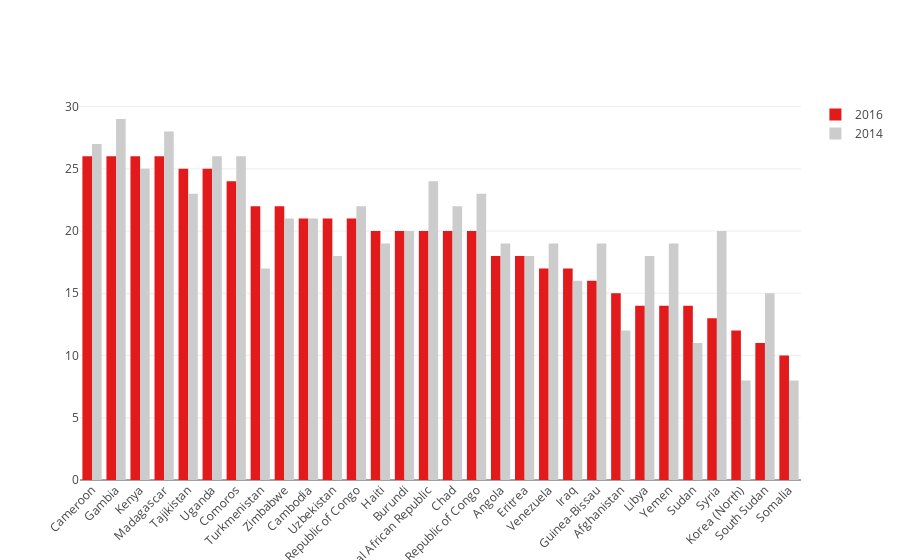

This figure's notebook cell:
### Code cell
import plotly 

plotly.offline.init_notebook_mode(connected=True)

CPI15 = df7.tail(30)['CPI 2015 Score']
CPI16 = df7.tail(30)['CPI 2016 Score']
CPI14 = df7.tail(30)['CPI 2014 Score']
x = df7.tail()['Country']

import plotly 

plotly.offline.init_notebook_mode(connected=True)


trace0 = go.Bar(
    x= df7.tail(30)['Country'],
    y=CPI16,
    name='2016',
    marker=dict(
        color='rgb(227,26,28)'
    )
)
trace1 = go.Bar(
    x=df7.tail(30)['Country'],
    y=CPI14,
    name='2014',
    marker=dict(
        color='rgb(204,204,204)',
    )
)

data = [trace0, trace1]
layout = go.Layout(
    xaxis=dict(tickangle=-45),
    barmode='group',
)

fig = go.Figure(data=data, layout=layout)
plotly.offline.iplot(fig, filename='angled-text-bar')

### Figure 1 — Plotly figure (JSON) as saved in the notebook; plotly's stock layout.template omitted (floating-point values rounded to 4 significant figures)
{"data": [{"marker": {"color": "rgb(227,26,28)"}, "name": "2016", "type": "bar", "uid": "efc943f6-95d2-11e8-ae22-7e00a8b9af01", "x": ["Cameroon", "Gambia", "Kenya", "Madagascar", "Tajikistan", "Uganda", "Comoros", "Turkmenistan", "Zimbabwe", "Cambodia", "Uzbekistan", "The Democratic Republic of Congo", "Haiti", "Burundi", "Central African Republic", "Chad", "Republic of Congo", "Angola", "Eritrea", "Venezuela", "Iraq", "Guinea-Bissau", "Afghanistan", "Libya", "Yemen", "Sudan", "Syria", "Korea (North)", "South Sudan", "Somalia"], "y": [26, 26, 26, 26, 25, 25, 24, 22, 22, 21, 21, 21, 20, 20, 20, 20, 20, 18, 18, 17, 17, 16, 15, 14, 14, 14, 13, 12, 11, 10]}, {"marker": {"color": "rgb(204,204,204)"}, "name": "2014", "type": "bar", "uid": "efc9491e-95d2-11e8-8759-7e00a8b9af01", "x": ["Cameroon", "Gambia", "Kenya", "Madagascar", "Tajikistan", "Uganda", "Comoros", "Turkmenistan", "Zimbabwe", "Cambodia", "Uzbekistan", "The Democratic Republic of Congo", "Haiti", "Burundi", "Central African Republic", "Chad", "Republic of Congo", "Angola", "Eritrea", "Venezuela", "Iraq", "Guinea-Bissau", "Afghanistan", "Libya", "Yemen", "Sudan", "Syria", "Korea (North)", "South Sudan", "Somalia"], "y": [27, 29, 25, 28, 23, 26, 26, 17, 21, 21, 18, 22, 19, 20, 24, 22, 23, 19, 18, 19, 16, 19, 12, 18, 19, 11, 20, 8, 15, 8]}], "layout": {"barmode": "group", "xaxis": {"tickangle": -45}}}
